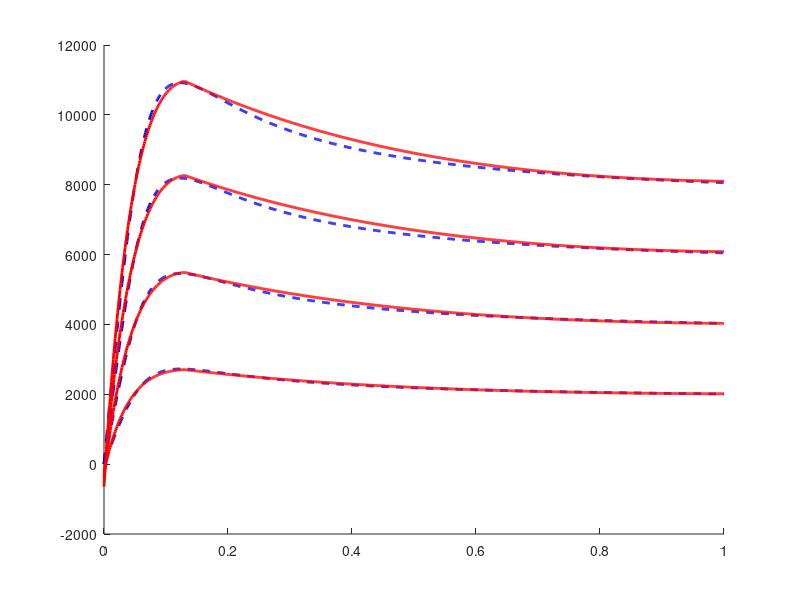

Recreate this plot in MATLAB.
clear;
clc;
load('carsim_mfdata.mat');  %试验数据 工作区
k = 2730;
s_test1=0:0.001:0.13;
p= -1.164;          
q= 0.564;
r= 0.641;
w= 0.043;
u_sim1 =(p*s_test1+q+r*(1-2*exp(-s_test1/w)));
a_m = 0.13;%最大值横坐标
a_b = 0.049;%第二段加载初点横坐标
a_o = 1;%横坐标最大值
Fa_m= p*a_m+q+r*(1-2*exp(-a_m/w));
Fa_b= p*a_b+q+r*(1-2*exp(-a_b/w));
f1 = (a_m-a_b)/(a_o-a_m);
s_test2=0.13:0.001:1;
u_sim2 = Fa_m+Fa_b-p*(a_b+f1*(s_test2-a_m))-q-r*(1-2*exp(-(a_b+f1*(s_test2-a_m))/w));
Fx_cau1_02=u_sim1*k;
Fx_cau2_02=u_sim2*k;
s1_02=s_test1;
s2_02=s_test2;
hold on;
plot(s,mf02,'--b','LineWidth',2);
hold on;
plot(s1_02,Fx_cau1_02,'r','LineWidth',2);
hold on;
plot(s2_02,Fx_cau2_02,'r','LineWidth',2);


k = 5460;
s_test1=0:0.001:0.13;
p= -1.809;          
q= 0.643;
r= 0.702;
w= 0.05;
u_sim1 =(p*s_test1+q+r*(1-2*exp(-s_test1/w)));
a_m = 0.13;%最大值横坐标
a_b = 0.05;%第二段加载初点横坐标
a_o = 1;%横坐标最大值
Fa_m= p*a_m+q+r*(1-2*exp(-a_m/w));
Fa_b= p*a_b+q+r*(1-2*exp(-a_b/w));
f1 = (a_m-a_b)/(a_o-a_m);
s_test2=0.13:0.001:1;
u_sim2 = Fa_m+Fa_b-p*(a_b+f1*(s_test2-a_m))-q-r*(1-2*exp(-(a_b+f1*(s_test2-a_m))/w));
Fx_cau1_04=u_sim1*k;
Fx_cau2_04=u_sim2*k;
s1_04=s_test1;
s2_04=s_test2;
hold on;
plot(s,mf04,'--b','LineWidth',2);
hold on;
plot(s1_04,Fx_cau1_04,'r','LineWidth',2);
hold on;
plot(s2_04,Fx_cau2_04,'r','LineWidth',2);


k = 8189;
s_test1=0:0.001:0.13;
p= -2.079;          
q= 0.677;
r= 0.728;
w= 0.053;
u_sim1 =(p*s_test1+q+r*(1-2*exp(-s_test1/w)));
a_m = 0.13;%最大值横坐标
a_b = 0.051;%第二段加载初点横坐标
a_o = 1;%横坐标最大值
Fa_m= p*a_m+q+r*(1-2*exp(-a_m/w));
Fa_b= p*a_b+q+r*(1-2*exp(-a_b/w));
f1 = (a_m-a_b)/(a_o-a_m);
s_test2=0.13:0.001:1;
u_sim2 = Fa_m+Fa_b-p*(a_b+f1*(s_test2-a_m))-q-r*(1-2*exp(-(a_b+f1*(s_test2-a_m))/w));
Fx_cau1_06=u_sim1*k;
Fx_cau2_06=u_sim2*k;
s1_06=s_test1;
s2_06=s_test2;
hold on;
plot(s,mf06,'--b','LineWidth',2);
hold on;
plot(s1_06,Fx_cau1_06,'r','LineWidth',2);
hold on;
plot(s2_06,Fx_cau2_06,'r','LineWidth',2);


k = 10920;
s_test1=0:0.001:0.13;
p= -1.878;          
q= 0.65;
r= 0.709;
w= 0.051;
u_sim1 =(p*s_test1+q+r*(1-2*exp(-s_test1/w)));
a_m = 0.13;%最大值横坐标
a_b = 0.051;%第二段加载初点横坐标
a_o = 1;%横坐标最大值
Fa_m= p*a_m+q+r*(1-2*exp(-a_m/w));
Fa_b= p*a_b+q+r*(1-2*exp(-a_b/w));
f1 = (a_m-a_b)/(a_o-a_m);
s_test2=0.13:0.001:1;
u_sim2 = Fa_m+Fa_b-p*(a_b+f1*(s_test2-a_m))-q-r*(1-2*exp(-(a_b+f1*(s_test2-a_m))/w));
Fx_cau1_08=u_sim1*k;
Fx_cau2_08=u_sim2*k;
s1_08=s_test1;
s2_08=s_test2;
hold on;
plot(s,mf08,'--b','LineWidth',2);
hold on;
plot(s1_08,Fx_cau1_08,'r','LineWidth',2);
hold on;
plot(s2_08,Fx_cau2_08,'r','LineWidth',2);
print -depsc C:\Users\86152\OneDrive\duan\OneDrive\Lasis\010-轮胎模型\HysTire\figure\newfigure\1

k = 13650;
s_test1=0:0.001:0.14;
p= -1.562;          
q= 0.611;
r= 0.677;
w= 0.048;
u_sim1 =(p*s_test1+q+r*(1-2*exp(-s_test1/w)));
a_m = 0.14;%最大值横坐标
a_b = 0.051;%第二段加载初点横坐标
a_o = 1;%横坐标最大值
Fa_m= p*a_m+q+r*(1-2*exp(-a_m/w));
Fa_b= p*a_b+q+r*(1-2*exp(-a_b/w));
f1 = (a_m-a_b)/(a_o-a_m);
s_test2=0.14:0.001:1;
u_sim2 = Fa_m+Fa_b-p*(a_b+f1*(s_test2-a_m))-q-r*(1-2*exp(-(a_b+f1*(s_test2-a_m))/w));
Fx_cau1_10=u_sim1*k;
Fx_cau2_10=u_sim2*k;
s1_10=s_test1;
s2_10=s_test2;
hold on;
h1=plot(s,mf10,'--b','LineWidth',2);
hold on;
h2=plot(s1_10,Fx_cau1_10,'r','LineWidth',2);
hold on;
plot(s2_10,Fx_cau2_10,'r','LineWidth',2);
axis([0 1 0 15000]);
legend([h1 h2],'MF','HysTire','location','northeast','box','off');
xlabel('Slip ratio{\it s} (-)');
ylabel('Longitudinal force{\it F_x} (N)');
set(gca,'XTick',[0:0.2:1]);
set(gca,'YTick',[0:3000:15000]);
